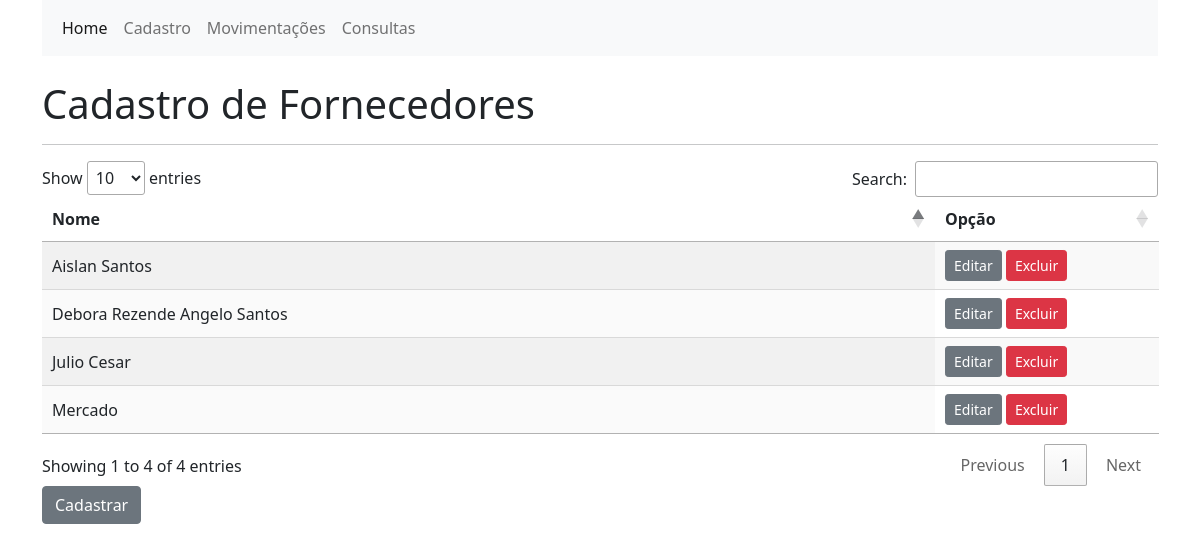
/fornecedores/, run on an earlier commit of the app's database.
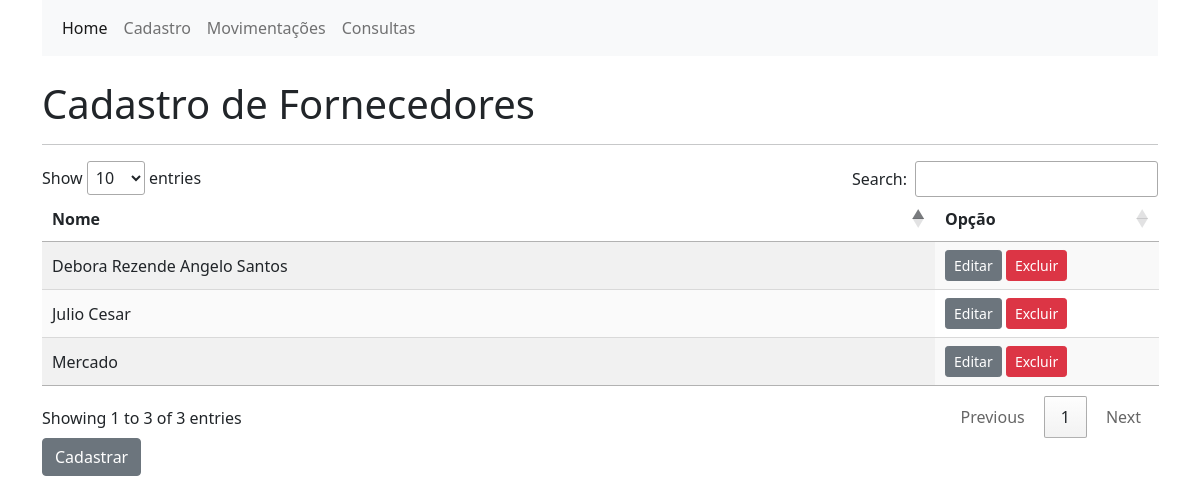
And on a later commit of the database.
### cadastros/models.py (models this page shows, shortened)
class Fornecedor(models.Model):
    descricao = models.CharField(
        verbose_name="Nome do fornecedor",
        max_length=250,
    )
    class Meta:
        db_table = "cad_fornecedor"
        verbose_name = "Fornecedor"
        verbose_name_plural = "Fornecedores"

### cadastros/views.py (the view)
# urls.py: path('fornecedores/', views.list_fornecedores, name='list_fornecedores'),
def list_fornecedores(request):
    fornecedores = Fornecedor.objects.all()
    return render(request, 'cadastros/fornecedores.html', {'fornecedores': fornecedores})

### cadastros/templates/cadastros/fornecedores.html (shortened to what this page needs)
{% extends 'cadastros/base.html' %}
{% block content %}
    <br>
    <h1>Cadastro de Fornecedores</h1>
    <hr>
    <table id="fornecedores_table" class="display">
        <thead>
            <tr>
                <th>Nome</th>
                <th>Opção</th>
            </tr>
        </thead>
        <tbody>
            {% for fornecedor in fornecedores %}
                <tr>
                    <td>
                        {{fornecedor.descricao}}
                    </td>
                    <td>
                       <a href="{% url 'edit_fornecedor' pk=fornecedor.pk %}" class="btn btn-secondary btn-sm">Editar</a>
                       <a href="{% url 'delete_fornecedor' pk=fornecedor.pk %}" class="btn btn-danger btn-sm">Excluir</a>
                    </td>
                </tr>
            {% endfor %}
        </tbody>
    </table>
    <a href="{% url 'new_fornecedor' %}" class="btn btn-secondary">Cadastrar</a>
{% endblock %}

What changed in the data, as far as the page shows it:
removed Fornecedor: descricao "Aislan Santos"
Also different on the page:
text written by a page script: "Show entries Search: Showing 1 to 4 of 4 entries Previous 1 Next" → "Show entries Search: Showing 1 to 3 of 3 entries Previous 1 Next"
